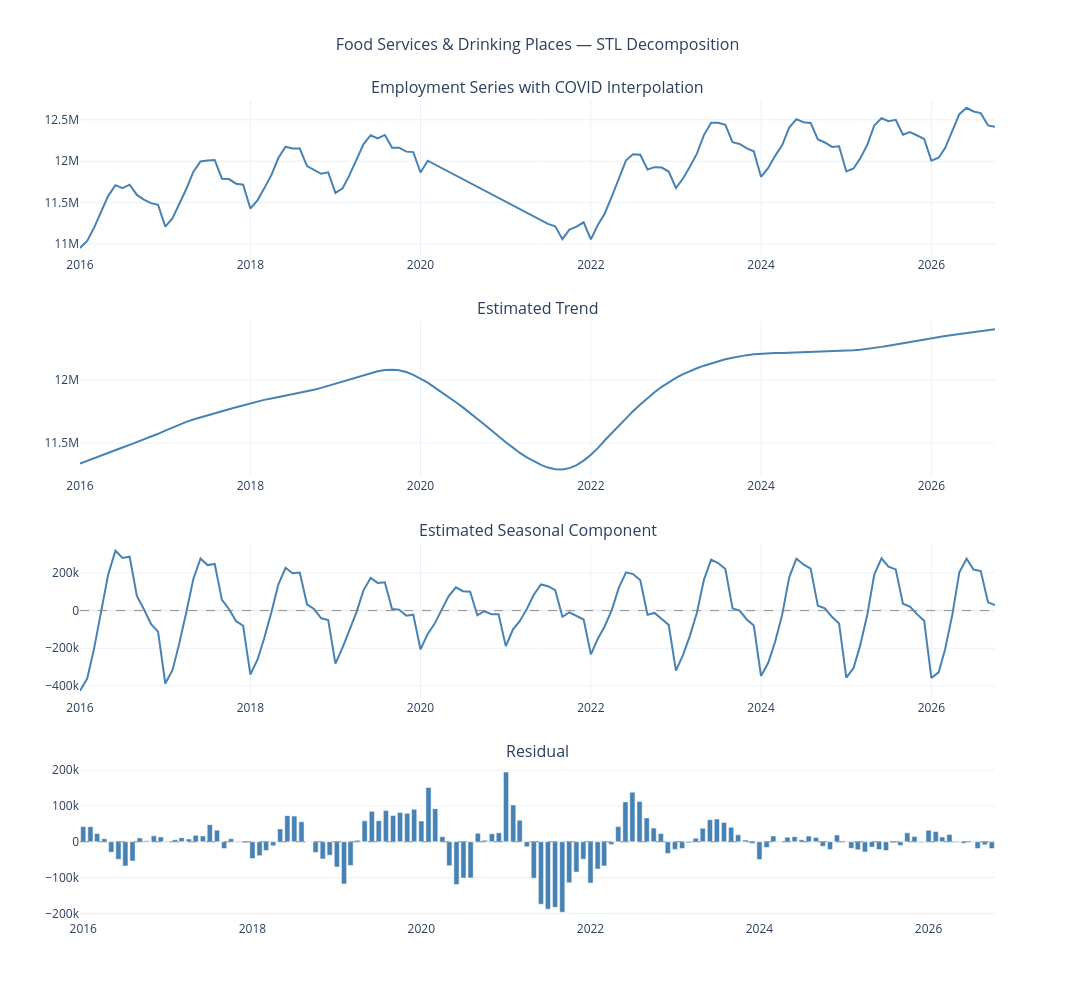

The cell this chart's notebook holds for it:
### Markdown cell above
## Autocorrelation

The autocorrelation function shows how strongly the employment series relates to its previous values at different time lags. A high positive correlation means that months with relatively high employment tend to be associated with relatively high employment at the specified lag, while values near zero indicate little linear relationship at that lag.

Apart from lag zero, which equals one because the series is compared with itself, the correlation is strongest at the shortest lags. It measures approximately 0.92 at one month and declines to about 0.39 at lag 7. This is consistent with a persistent employment series in which adjacent months usually have similar levels. Correlations then rise from lag 8 to a local peak of approximately 0.51 at lag 11 and remain near 0.51 at lag 12, consistent with an annual seasonal pattern.

After lag 12, the correlations decline toward zero. Lag 15 remains just above the upper reference bound, while all correlations from lag 16 through lag 24 fall within the displayed bounds of approximately ±0.172. Correlations turn slightly negative at lag 17 and return to positive values at lag 22. The dashed lines represent approximate 95% bounds under a white-noise assumption, so they serve as a reference rather than a definitive test for this trending, interpolated series. The small negative values do not provide strong evidence of an inverse relationship.

Using 24 lags provides a two-year view of the series, with a correlation of approximately 0.06 at lag 24. The strongest feature of the plot is short-term persistence, with a smaller increase around the annual lags. Because the ACF is calculated from employment levels that contain a long-term trend, it cannot cleanly separate trend persistence from seasonal dependence. The smooth values introduced during the interpolated period can also influence these correlations. The STL decomposition in the next section separates the series into trend, seasonal, and residual components, providing a clearer view of the estimated seasonal pattern.

### Code cell
# =============================================================================
# Section 5: Full STL Decomposition
# =============================================================================

trend = stl_fit.trend
seasonal = stl_fit.seasonal
residual = stl_fit.resid

fig = make_subplots(
    rows=4, cols=1,
    subplot_titles=(
        'Employment Series with COVID Interpolation',
        'Estimated Trend',
        'Estimated Seasonal Component',
        'Residual'
),
    vertical_spacing=0.08
)

# --- Interpolated Series ---
fig.add_trace(go.Scatter(
    x=df_interp.index, y=df_interp['employed'],
    mode='lines', name='Interpolated Series',
    line=dict(color='steelblue', width=2),
    showlegend=False,
    hovertemplate='%{x|%b %Y}: %{customdata}<extra></extra>',
    customdata=[f'{v/1_000_000:.2f}M' for v in df_interp['employed']]
), row=1, col=1)

# --- Trend ---
fig.add_trace(go.Scatter(
    x=df_interp.index, y=trend,
    mode='lines', name='Trend',
    line=dict(color='steelblue', width=2),
    showlegend=False,
    hovertemplate='%{x|%b %Y}: %{customdata}<extra></extra>',
    customdata=[f'{v/1_000_000:.2f}M' for v in trend]
), row=2, col=1)

# --- Seasonal ---
fig.add_trace(go.Scatter(
    x=df_interp.index, y=seasonal,
    mode='lines', name='Seasonal',
    line=dict(color='steelblue', width=2),
    showlegend=False,
    hovertemplate='%{x|%b %Y}: %{customdata}<extra></extra>',
    customdata=[f'{v/1_000_000:.3f}M' for v in seasonal]
), row=3, col=1)
fig.add_hline(y=0, line_color='gray', line_width=0.8, line_dash='dash', row=3, col=1)

# --- Residual ---
fig.add_trace(go.Bar(
    x=df_interp.index, y=residual,
    name='Residual',
    marker_color='steelblue',
    showlegend=False,
    hovertemplate='%{x|%b %Y}: %{customdata}<extra></extra>',
    customdata=[f'{v/1_000_000:.3f}M' for v in residual]
), row=4, col=1)
fig.add_hline(y=0, line_color='gray', line_width=0.8, line_dash='dash', row=4, col=1)

fig.update_layout(
    title=dict(text='Food Services & Drinking Places — STL Decomposition',
               x=0.5, font=dict(size=16)),
    height=1000,
    width=1075,
    template='plotly_white',
    hovermode='x unified'
)

fig.show()

### Figure 1 — Plotly figure (JSON) as saved in the notebook; plotly's stock layout.template omitted (floating-point values rounded to 4 significant figures; data arrays with more than 128 entries replaced by an {"elided": "..."} marker saying what was removed)
{"data": [{"customdata": {"elided": "130 str values"}, "hovertemplate": "%{x|%b %Y}: %{customdata}<extra></extra>", "line": {"color": "steelblue", "width": 2}, "mode": "lines", "name": "Interpolated Series", "showlegend": false, "type": "scatter", "x": {"elided": "130 str values"}, "xaxis": "x", "y": {"elided": "130 float values"}, "yaxis": "y"}, {"customdata": {"elided": "130 str values"}, "hovertemplate": "%{x|%b %Y}: %{customdata}<extra></extra>", "line": {"color": "steelblue", "width": 2}, "mode": "lines", "name": "Trend", "showlegend": false, "type": "scatter", "x": {"elided": "130 str values"}, "xaxis": "x2", "y": {"elided": "130 float values"}, "yaxis": "y2"}, {"customdata": {"elided": "130 str values"}, "hovertemplate": "%{x|%b %Y}: %{customdata}<extra></extra>", "line": {"color": "steelblue", "width": 2}, "mode": "lines", "name": "Seasonal", "showlegend": false, "type": "scatter", "x": {"elided": "130 str values"}, "xaxis": "x3", "y": {"elided": "130 float values"}, "yaxis": "y3"}, {"customdata": {"elided": "130 str values"}, "hovertemplate": "%{x|%b %Y}: %{customdata}<extra></extra>", "marker": {"color": "steelblue"}, "name": "Residual", "showlegend": false, "type": "bar", "x": {"elided": "130 str values"}, "xaxis": "x4", "y": {"elided": "130 float values"}, "yaxis": "y4"}], "layout": {"annotations": [{"font": {"size": 16}, "showarrow": false, "text": "Employment Series with COVID Interpolation", "x": 0.5, "xanchor": "center", "xref": "paper", "y": 1, "yanchor": "bottom", "yref": "paper"}, {"font": {"size": 16}, "showarrow": false, "text": "Estimated Trend", "x": 0.5, "xanchor": "center", "xref": "paper", "y": 0.73, "yanchor": "bottom", "yref": "paper"}, {"font": {"size": 16}, "showarrow": false, "text": "Estimated Seasonal Component", "x": 0.5, "xanchor": "center", "xref": "paper", "y": 0.46, "yanchor": "bottom", "yref": "paper"}, {"font": {"size": 16}, "showarrow": false, "text": "Residual", "x": 0.5, "xanchor": "center", "xref": "paper", "y": 0.19, "yanchor": "bottom", "yref": "paper"}], "height": 1000, "hovermode": "x unified", "shapes": [{"line": {"color": "gray", "dash": "dash", "width": 0.8}, "type": "line", "x0": 0, "x1": 1, "xref": "x3 domain", "y0": 0, "y1": 0, "yref": "y3"}, {"line": {"color": "gray", "dash": "dash", "width": 0.8}, "type": "line", "x0": 0, "x1": 1, "xref": "x4 domain", "y0": 0, "y1": 0, "yref": "y4"}], "title": {"font": {"size": 16}, "text": "Food Services & Drinking Places — STL Decomposition", "x": 0.5}, "width": 1075, "xaxis": {"anchor": "y", "domain": [0, 1]}, "xaxis2": {"anchor": "y2", "domain": [0, 1]}, "xaxis3": {"anchor": "y3", "domain": [0, 1]}, "xaxis4": {"anchor": "y4", "domain": [0, 1]}, "yaxis": {"anchor": "x", "domain": [0.81, 1]}, "yaxis2": {"anchor": "x2", "domain": [0.54, 0.73]}, "yaxis3": {"anchor": "x3", "domain": [0.27, 0.46]}, "yaxis4": {"anchor": "x4", "domain": [0, 0.19]}}}
